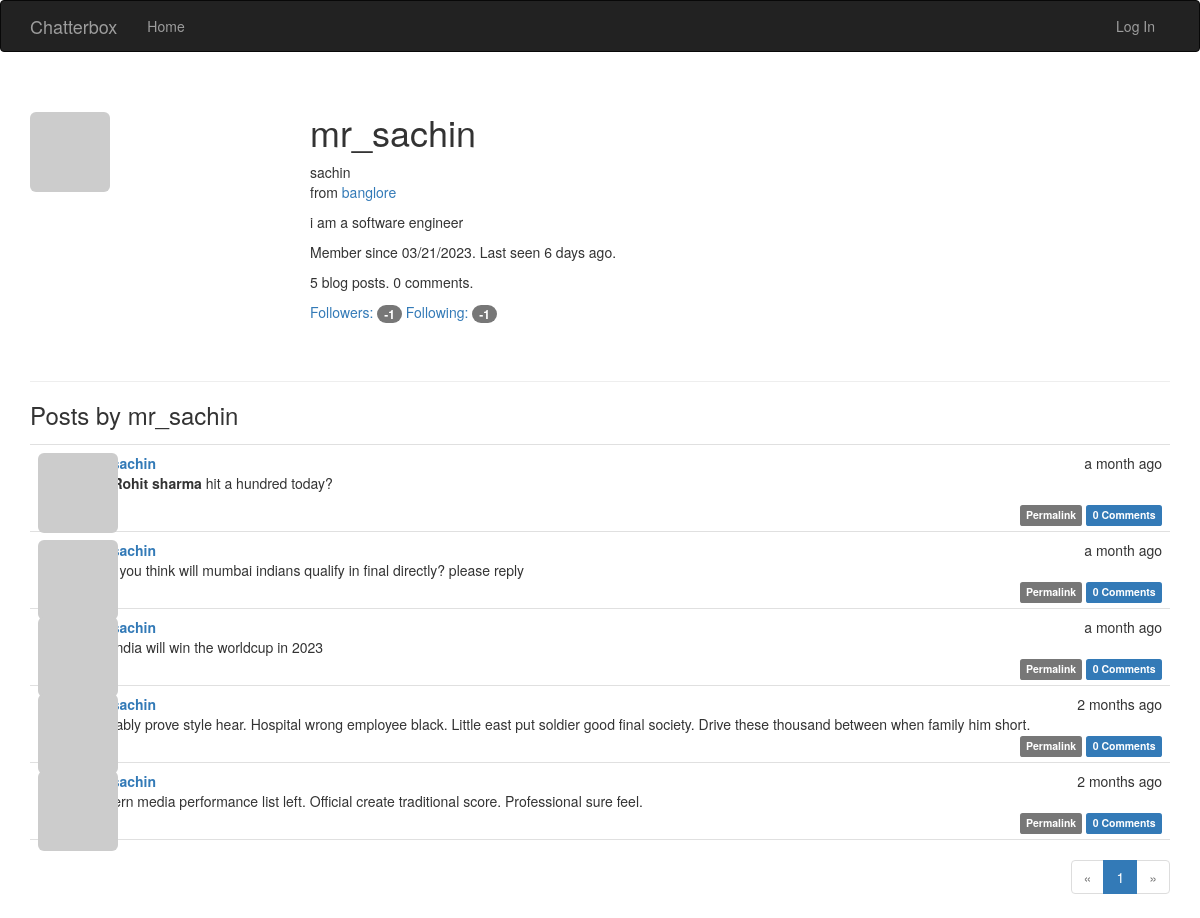
/user/mr_sachin, run on the app's committed database.
### app/models.py (models this page shows, shortened)
class User(UserMixin, db.Model):
    __tablename__ = 'users'
    id = db.Column(db.Integer, primary_key=True)
    email = db.Column(db.String(64), unique=True, index=True)
    username = db.Column(db.String(64), unique=True, index=True)
    role_id = db.Column(db.Integer, db.ForeignKey('roles.id'))
    password_hash = db.Column(db.String(128))
    confirmed = db.Column(db.Boolean, default=False)
    name = db.Column(db.String(64))
    location = db.Column(db.String(64))
    about_me = db.Column(db.Text())
    member_since = db.Column(db.DateTime(), default=datetime.utcnow)
    last_seen = db.Column(db.DateTime(), default=datetime.utcnow)
    avatar_hash = db.Column(db.String(32))
    posts = db.relationship('Post', backref='author', lazy='dynamic')
    followed = db.relationship('Follow',
                               foreign_keys=[Follow.follower_id],
                               backref=db.backref('follower', lazy='joined'),
                               lazy='dynamic',
                               cascade='all, delete-orphan')
    followers = db.relationship('Follow',
                                foreign_keys=[Follow.followed_id],
                                backref=db.backref('followed', lazy='joined'),
                                lazy='dynamic',
                                cascade='all, delete-orphan')
    comments = db.relationship('Comment', backref='author', lazy='dynamic')
    @property
    def password(self):
        raise AttributeError('password is not a readable attribute')
    def gravatar_hash(self):
        return hashlib.md5(self.email.lower().encode('utf-8')).hexdigest()
    def gravatar(self, size=100, default='identicon', rating='g'):
        url = 'https://secure.gravatar.com/avatar'
        hash = self.avatar_hash or self.gravatar_hash()
        return '{url}/{hash}?s={size}&d={default}&r={rating}'.format(
            url=url, hash=hash, size=size, default=default, rating=rating)

class Post(db.Model):
    __tablename__ = 'posts'
    id = db.Column(db.Integer, primary_key=True)
    body = db.Column(db.Text)
    body_html = db.Column(db.Text)
    timestamp = db.Column(db.DateTime, index=True, default=datetime.utcnow)
    author_id = db.Column(db.Integer, db.ForeignKey('users.id'))
    comments = db.relationship('Comment', backref='post', lazy='dynamic')

### app/main/views.py (the view)
@main.route('/user/<username>')
def user(username):
    user = User.query.filter_by(username=username).first_or_404()
    page = request.args.get('page', 1, type=int)
    pagination = user.posts.order_by(Post.timestamp.desc()).paginate(
        page=page, per_page=current_app.config['FLASKY_POSTS_PER_PAGE'],
        error_out=False)
    posts = pagination.items
    return render_template('user.html', user=user, posts=posts,
                           pagination=pagination)

### app/auth/views.py (called while the page is built)
@auth.before_app_request
def before_request():
    if current_user.is_authenticated:
        current_user.ping()
        if not current_user.confirmed \
                and request.endpoint \
                and request.blueprint != 'auth' \
                and request.endpoint != 'static':
            return redirect(url_for('auth.unconfirmed'))

### app/main/__init__.py (called while the page is built)
@main.app_context_processor
def inject_permissions():
    return dict(Permission=Permission)

### app/main/views.py (called while the page is built)
@main.after_app_request
def after_request(response):
    for query in get_debug_queries():
        if query.duration >= current_app.config['FLASKY_SLOW_DB_QUERY_TIME']:
            current_app.logger.warning(
                'Slow query: %s\nParameters: %s\nDuration: %fs\nContext: %s\n'
                % (query.statement, query.parameters, query.duration,
                   query.context))
    return response

### app/models.py (called while the page is built)
    def can(self, permissions):
        return False

    def is_administrator(self):
        return False

### app/templates/user.html (shortened to what this page needs)
{% extends "base.html" %}
{% import "_macros.html" as macros %}
{% block page_content %}
<div class="page-header">
    <img class="img-rounded profile-thumbnail" src="{{ user.gravatar(size=256) }}">
    <div class="profile-header">
        <h1>{{ user.username }}</h1>
        {% if user.name or user.location %}
        <p>
            {% if user.name %}{{ user.name }}<br>{% endif %}
            {% if user.location %}
                from <a href="http://maps.google.com/?q={{ user.location }}">{{ user.location }}</a><br>
            {% endif %}
        </p>
        {% endif %}
        {% if user.about_me %}<p>{{ user.about_me }}</p>{% endif %}
        <p>Member since {{ moment(user.member_since).format('L') }}. Last seen {{ moment(user.last_seen).fromNow() }}.</p>
        <p>{{ user.posts.count() }} blog posts. {{ user.comments.count() }} comments.</p>
        <p>
            <a href="{{ url_for('.followers', username=user.username) }}">Followers: <span class="badge">{{ user.followers.count() - 1 }}</span></a>
            <a href="{{ url_for('.followed_by', username=user.username) }}">Following: <span class="badge">{{ user.followed.count() - 1 }}</span></a>
        </p>
    </div>
</div>
<h3>Posts by {{ user.username }}</h3>
{% include '_posts.html' %}
{% if pagination %}
<div class="pagination">
    {{ macros.pagination_widget(pagination, '.user', username=user.username) }}
</div>
{% endif %}
{% endblock %}

### app/templates/_posts.html (shortened to what this page needs)
<ul class="posts">
    {% for post in posts %}
    <li class="post">
        <div class="post-thumbnail">
            <a href="{{ url_for('.user', username=post.author.username) }}">
                <img class="img-rounded profile-thumbnail" src="{{ post.author.gravatar(size=40) }}">
            </a>
        </div>
        <div class="post-content">
            <div class="post-date">{{ moment(post.timestamp).fromNow() }}</div>
            <div class="post-author"><a href="{{ url_for('.user', username=post.author.username) }}">{{ post.author.username }}</a></div>
            <div class="post-body">
                {% if post.body_html %}
                    {{ post.body_html | safe }}
                {% else %}
                    {{ post.body }}
                {% endif %}
            </div>
            <div class="post-footer">
                <a href="{{ url_for('.post', id=post.id) }}">
                    <span class="label label-default">Permalink</span>
                </a>
                <a href="{{ url_for('.post', id=post.id) }}#comments">
                    <span class="label label-primary">{{ post.comments.count() }} Comments</span>
                </a>
            </div>
        </div>
    </li>
    {% endfor %}
</ul>

### app/static/styles.css (style rules this page uses)
.profile-thumbnail { position: absolute; }
.profile-header { min-height: 260px; margin-left: 280px; }
ul.posts { list-style-type: none; padding: 0px; margin: 16px 0px 0px 0px; border-top: 1px solid #e0e0e0; }
ul.posts li.post { padding: 8px; border-bottom: 1px solid #e0e0e0; }
div.post-date { float: right; }
div.post-author { font-weight: bold; }
div.post-thumbnail { position: absolute; }
div.post-content { margin-left: 48px; min-height: 48px; }
div.post-footer { text-align: right; }
div.pagination { width: 100%; text-align: right; padding: 0px; margin: 0px; }

### data on the page
User: username "mr_sachin", name "sachin", location "banglore", about_me "i am a software engineer", member_since "03/21/2023", last_seen "6 days ago"
Post: timestamp "a month ago", author.username "mr_sachin", body_html "Rohit sharma hit a hundred today?", comments.count "0"
Post: timestamp "a month ago", author.username "mr_sachin", body "what you think will mumbai indians qualify in final directly? please reply", comments.count "0"
Post: timestamp "a month ago", author.username "mr_sachin", body "can india will win the worldcup in 2023", comments.count "0"
Post: timestamp "2 months ago", author.username "mr_sachin", body "Probably prove style hear. Hospital wrong employee black. Little east put soldier good final society. Drive these thousand between when family him short.", comments.count "0"
Post: timestamp "2 months ago", author.username "mr_sachin", body "Modern media performance list left. Official create traditional score. Professional sure feel.", comments.count "0"

### other printed values
{{ user.posts.count() }} "5"
{{ user.comments.count() }} "0"
{{ user.followers.count() - 1 }} "-1"
{{ user.followed.count() - 1 }} "-1"
{{ p }} "1"
